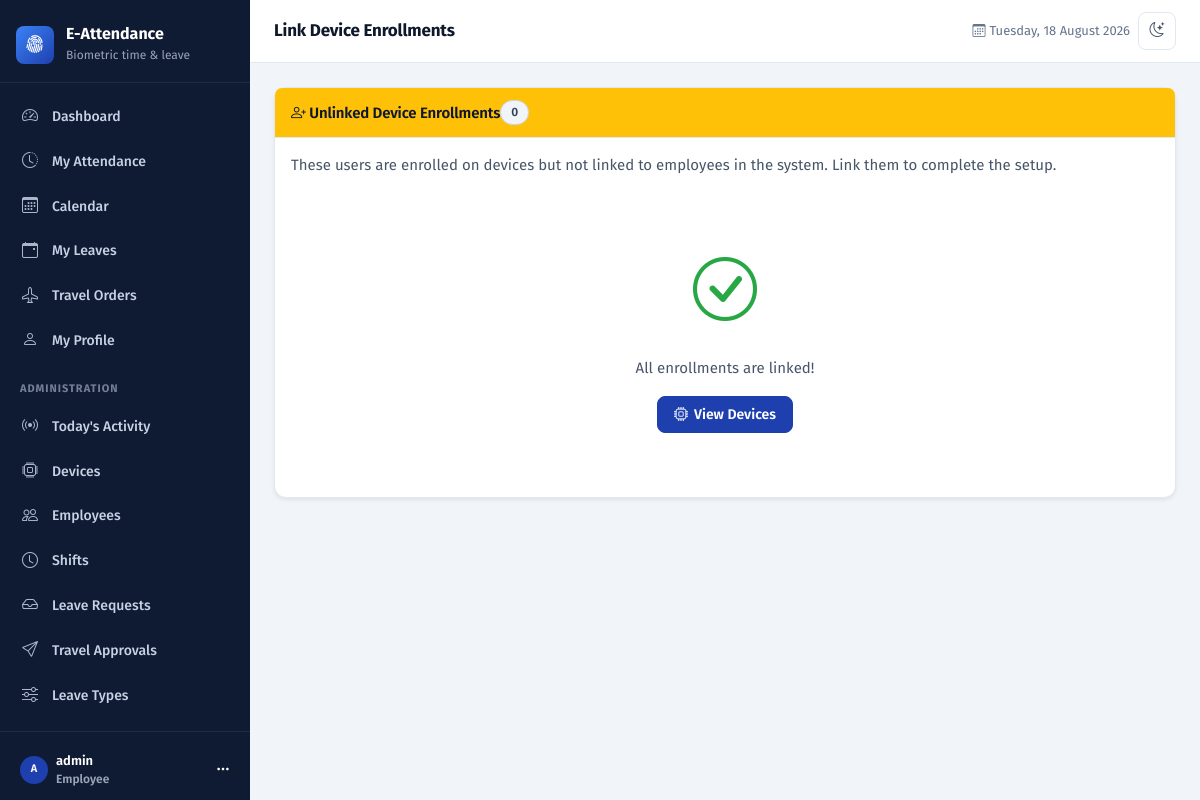
Screenshot of /devices/unlinked-enrollments/ (signed in) with the database file from the repository.
### core/models.py (models this page shows, shortened)
class User(AbstractUser):
    class UserRole(models.TextChoices):
        SUPERUSER = 'SUPERUSER', 'Superuser'
        OFFICE_ADMIN = 'OFFICE_ADMIN', 'Office Admin'
        EMPLOYEE = 'EMPLOYEE', 'Employee'
    role = models.CharField(
        max_length=20,
        choices=UserRole.choices,
        default=UserRole.EMPLOYEE
    )
    phone = models.CharField(max_length=20, blank=True, null=True)
    profile_picture = models.ImageField(upload_to='profiles/', blank=True, null=True)
    created_at = models.DateTimeField(auto_now_add=True)
    updated_at = models.DateTimeField(auto_now=True)
    class Meta:
        db_table = 'users'
        verbose_name = 'User'
        verbose_name_plural = 'Users'
        permissions = [
            ('can_manage_devices', 'Can manage biometric devices'),
            ('can_manage_employees', 'Can manage employees'),
            ('can_approve_leaves', 'Can approve leave requests'),
            ('can_approve_travel_orders', 'Can approve travel orders'),
        ]
    def has_perm(self, perm, obj=None):
        if super().has_perm(perm, obj):
            return True

### devices/views.py (the view)
# urls.py: path('unlinked-enrollments/', views.unlinked_enrollments, name='unlinked_enrollments'),
@login_required
@permission_required('core.can_manage_devices', raise_exception=False, login_url='dashboard')
def unlinked_enrollments(request):
    unlinked = EmployeeDevice.objects.filter(employee__isnull=True).select_related('device')
    employees = Employee.objects.select_related('user').all()
    context = {
        'unlinked_enrollments': unlinked,
        'employees': employees,
    }
    return render(request, 'devices/unlinked_enrollments.html', context)

### core/context_processors.py (called while the page is built)
def navigation(request):
    user = getattr(request, 'user', None)
    if user is None or not user.is_authenticated:
        return {'is_office_admin': False}
    is_office_admin = bool(
        user.is_superuser or getattr(user, 'role', None) == 'OFFICE_ADMIN'
    )
    context = {
        'is_office_admin': is_office_admin,
        'weekend_day_names': _weekend_names(),
    }
    if is_office_admin:
        from leaves.models import LeaveRequest
        from travel_orders.models import TravelOrder
        context['pending_leave_count'] = LeaveRequest.objects.filter(status='PENDING').count()
        context['pending_travel_count'] = TravelOrder.objects.filter(status='PENDING').count()
    return context

def _weekend_names():
    try:
        from core.workweek import weekend_day_names
        return weekend_day_names()
    except Exception:  # pragma: no cover - defensive, settings may be partial
        return []

### core/templatetags/core_extras.py (called while the page is built)
@register.filter
def initials(user, limit=2):
    if user is None:
        return '?'
    name = ''
    get_full_name = getattr(user, 'get_full_name', None)
    if callable(get_full_name):
        name = (get_full_name() or '').strip()
    if not name:
        name = (getattr(user, 'username', '') or '').strip()
    if not name:
        return '?'
    parts = [part for part in name.split() if part]
    return ''.join(part[0].upper() for part in parts[:limit]) or '?'

### core/workweek.py (called while the page is built)
def weekend_days():
    days = getattr(settings, 'WEEKEND_DAYS', DEFAULT_WEEKEND_DAYS)
    return {int(day) for day in days}

def weekend_day_names():
    return [DAY_NAMES[day] for day in sorted(weekend_days())]

### templates/devices/unlinked_enrollments.html (shortened to what this page needs)
{% extends 'base.html' %}
{% block page-title %}Link Device Enrollments{% endblock %}
{% block auth_content %}
<div class="row">
    <div class="col-12">
        <div class="card shadow-sm">
            <div class="card-header bg-warning text-dark">
                <div class="d-flex justify-content-between align-items-center">
                    <h6 class="mb-0"><i class="bi bi-person-plus"></i> Unlinked Device Enrollments</h6>
                    <span class="badge bg-dark">{{ unlinked_enrollments.count }}</span>
                </div>
            </div>
            <div class="card-body">
                <p class="text-muted">
                    These users are enrolled on devices but not linked to employees in the system.
                    Link them to complete the setup.
                </p>
                {% if unlinked_enrollments %}
                <div class="table-responsive">
                    <table class="table table-hover">
                        <thead>
                            <tr>
                                <th>Device</th>
                                <th>User Name (from Device)</th>
                                <th>Device UID</th>
                                <th>Link Employee</th>
                                <th>Action</th>
                            </tr>
                        </thead>
                        <tbody>
                            {% for enrollment in unlinked_enrollments %}
                            <tr>
                                <td>
                                    <strong>{{ enrollment.device.name }}</strong>
                                    <br>
                                    <small class="text-muted">{{ enrollment.device.ip_address }}</small>
                                </td>
                                <td>
                                    <strong>{{ enrollment.user_name|default:"Unknown" }}</strong>
                                </td>
                                <td><span class="badge bg-primary">{{ enrollment.device_uid }}</span></td>
                                <td>
                                    <form method="post" action="{% url 'devices:link_employee' enrollment.id %}" class="d-inline">
                                        {% csrf_token %}
                                        <select name="employee_id" class="form-select form-select-sm" required>
                                            <option value="">Select Employee...</option>
                                            {% for emp in employees %}
                                            <option value="{{ emp.id }}">{{ emp.user.get_full_name }} ({{ emp.employee_id }})</option>
                                            {% endfor %}
                                        </select>
                                </td>
                                <td>
                                    <button type="submit" class="btn btn-sm btn-success">
                                        <i class="bi bi-link"></i> Link
                                    </button>
                                </td>
                            </tr>
                            {% endfor %}
                        </tbody>
                    </table>
                </div>
                {% else %}
                <div class="text-center py-5">
                    <i class="bi bi-check-circle" style="font-size: 4rem; color: #28a745;"></i>
                    <p class="text-muted mt-3">All enrollments are linked!</p>
                    <a href="{% url 'devices:device_list' %}" class="btn btn-primary">
                        <i class="bi bi-cpu"></i> View Devices
                    </a>
                </div>
                {% endif %}
            </div>
        </div>
    </div>
</div>
{% endblock %}

### templates/base.html (shortened to what this page needs)
{% load static core_extras %}<!DOCTYPE html>
<html lang="en" data-bs-theme="light">
<head>
    <link href="https://cdn.jsdelivr.net/npm/bootstrap@5.3.0/dist/css/bootstrap.min.css" rel="stylesheet">
    <link rel="stylesheet" href="https://cdn.jsdelivr.net/npm/bootstrap-icons@1.11.0/font/bootstrap-icons.css">
    <link rel="stylesheet" href="{% static 'css/app.css' %}">
</head>
<body>
{% if user.is_authenticated %}
    <div class="app-shell">
        <nav class="app-sidebar" id="appSidebar" aria-label="Main navigation">
            <a href="{% url 'dashboard' %}" class="app-brand">
                <span class="app-brand__mark" aria-hidden="true"><i class="bi bi-fingerprint"></i></span>
                <span>
                    <span class="app-brand__name d-block">E-Attendance</span>
                    <span class="app-brand__meta">Biometric time &amp; leave</span>
                </span>
            </a>
            <div class="app-nav">
                <ul class="nav flex-column list-unstyled mb-0">
                    <li>
                        <a class="app-nav__link" href="{% url 'dashboard' %}"
                           {% if request.resolver_match.url_name == 'dashboard' %}aria-current="page"{% endif %}>
                            <i class="bi bi-speedometer2" aria-hidden="true"></i> Dashboard
                        </a>
                    </li>
                    <li>
                        <a class="app-nav__link" href="{% url 'my_attendance' %}"
                           {% if request.resolver_match.url_name == 'my_attendance' %}aria-current="page"{% endif %}>
                            <i class="bi bi-clock-history" aria-hidden="true"></i> My Attendance
                        </a>
                    </li>
                    <li>
                        <a class="app-nav__link" href="{% url 'attendance_calendar' %}"
                           {% if request.resolver_match.url_name == 'attendance_calendar' %}aria-current="page"{% endif %}>
                            <i class="bi bi-calendar3" aria-hidden="true"></i> Calendar
                        </a>
                    </li>
                    <li>
                        <a class="app-nav__link" href="{% url 'my_leaves' %}"
                           {% if request.resolver_match.url_name == 'my_leaves' or request.resolver_match.url_name == 'request_leave' %}aria-current="page"{% endif %}>
                            <i class="bi bi-calendar-event" aria-hidden="true"></i> My Leaves
                        </a>
                    </li>
                    <li>
                        <a class="app-nav__link" href="{% url 'my_travel_orders' %}"
                           {% if request.resolver_match.url_name == 'my_travel_orders' %}aria-current="page"{% endif %}>
                            <i class="bi bi-airplane" aria-hidden="true"></i> Travel Orders
                        </a>
                    </li>
                    <li>
                        <a class="app-nav__link" href="{% url 'profile' %}"
                           {% if request.resolver_match.url_name == 'profile' %}aria-current="page"{% endif %}>
                            <i class="bi bi-person" aria-hidden="true"></i> My Profile
                        </a>
                    </li>
                    {% if is_office_admin %}
                        <li class="app-nav__section" aria-hidden="true">Administration</li>
                        <li>
                            <a class="app-nav__link" href="{% url 'devices:todays_attendance' %}"
                               {% if request.resolver_match.url_name == 'todays_attendance' %}aria-current="page"{% endif %}>
                                <i class="bi bi-broadcast" aria-hidden="true"></i> Today's Activity
                            </a>
                        </li>
                        <li>
                            <a class="app-nav__link" href="{% url 'devices:device_list' %}"
                               {% if request.resolver_match.app_name == 'devices' and 'device' in request.resolver_match.url_name %}aria-current="page"{% endif %}>
                                <i class="bi bi-cpu" aria-hidden="true"></i> Devices
                            </a>
                        </li>
                        <li>
                            <a class="app-nav__link" href="{% url 'devices:employee_management' %}"
                               {% if request.resolver_match.url_name == 'employee_management' %}aria-current="page"{% endif %}>
                                <i class="bi bi-people" aria-hidden="true"></i> Employees
                            </a>
                        </li>
                        <li>
                            <a class="app-nav__link" href="{% url 'shift_management' %}"
                               {% if 'shift' in request.resolver_match.url_name %}aria-current="page"{% endif %}>
                                <i class="bi bi-clock" aria-hidden="true"></i> Shifts
                            </a>
                        </li>
                        <li>
                            <a class="app-nav__link" href="{% url 'leave_requests_management' %}"
                               {% if 'leave_request' in request.resolver_match.url_name %}aria-current="page"{% endif %}>
                                <i class="bi bi-inbox" aria-hidden="true"></i> Leave Requests
                            </a>
                        </li>
                        <li>
                            <a class="app-nav__link" href="{% url 'travel_orders_management' %}"
                               {% if 'travel_order' in request.resolver_match.url_name %}aria-current="page"{% endif %}>
                                <i class="bi bi-send" aria-hidden="true"></i> Travel Approvals
                            </a>
                        </li>
                        <li>
                            <a class="app-nav__link" href="{% url 'leave_type_management' %}"
                               {% if 'leave_type' in request.resolver_match.url_name %}aria-current="page"{% endif %}>
                                <i class="bi bi-sliders" aria-hidden="true"></i> Leave Types
                            </a>
                        </li>
                    {% endif %}
                </ul>
            </div>
            <div class="app-sidebar__footer">
                <div class="dropdown">
                    <button class="btn w-100 d-flex align-items-center gap-2 text-start border-0 text-white px-2"
                            type="button" data-bs-toggle="dropdown" aria-expanded="false">
                        {% if user.profile_picture %}
                            <img src="{{ user.profile_picture.url }}" class="avatar avatar--sm"
                                 alt="" width="28" height="28">
                        {% else %}
                            <span class="avatar avatar--sm" aria-hidden="true">{{ user|initials }}</span>
                        {% endif %}
                        <span class="flex-grow-1 text-truncate">
                            <span class="d-block small fw-semibold text-truncate">{{ user.get_full_name|default:user.username }}</span>
                            <span class="d-block app-brand__meta">{{ user.get_role_display }}</span>
                        </span>
                        <i class="bi bi-three-dots" aria-hidden="true"></i>
                    </button>
                </div>
            </div>
        </nav>
        <div class="app-main">
            <header class="app-topbar">
                <h1 class="app-topbar__title">{% block page-title %}Dashboard{% endblock %}</h1>
                <div class="ms-auto d-flex align-items-center gap-2">
                    <span class="app-topbar__meta d-none d-md-inline">
                        <i class="bi bi-calendar3 me-1" aria-hidden="true"></i>{% now "l, j F Y" %}
                    </span>
                    <button class="icon-btn" type="button" data-theme-toggle aria-label="Switch theme">
                        <i class="bi bi-moon-stars" aria-hidden="true"></i>
                    </button>
                </div>
            </header>
            <main class="app-content" id="main-content" tabindex="-1">
                {% block auth_content %}{% endblock %}
            </main>
        </div>
    </div>
{% else %}
    {% block content %}{% endblock %}
{% endif %}
</body>
</html>

### rows the page displays
User: first_name+last_name+username "A", get_full_name "admin", role "Employee"

### other values shown
{{ unlinked_enrollments.count }} "0"
